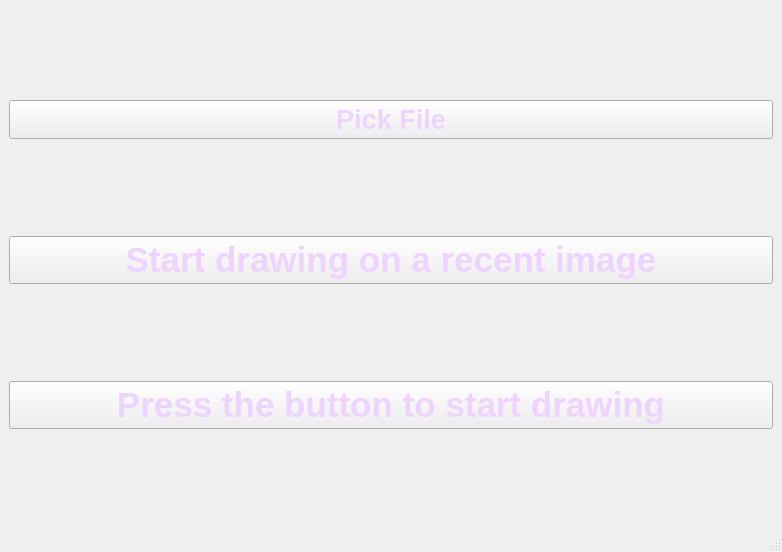
<?xml version="1.0" encoding="UTF-8"?>
<ui version="4.0">
 <class>MainWindow</class>
 <widget class="QMainWindow" name="MainWindow">
  <property name="geometry">
   <rect>
    <x>0</x>
    <y>0</y>
    <width>782</width>
    <height>552</height>
   </rect>
  </property>
  <property name="font">
   <font>
    <weight>75</weight>
    <bold>true</bold>
   </font>
  </property>
  <property name="windowTitle">
   <string>MainWindow</string>
  </property>
  <property name="styleSheet">
   <string notr="true">background-color:rgb(56, 58, 89);
QFrame {		
	border-radius: 10px;
}
</string>
  </property>
  <widget class="QWidget" name="centralwidget">
   <layout class="QVBoxLayout" name="verticalLayout">
    <item>
     <widget class="QPushButton" name="pushButton_3">
      <property name="font">
       <font>
        <family>Segoe UI</family>
        <pointsize>20</pointsize>
       </font>
      </property>
      <property name="styleSheet">
       <string notr="true">color: rgb(238, 210, 255);</string>
      </property>
      <property name="text">
       <string>Pick File</string>
      </property>
     </widget>
    </item>
    <item>
     <widget class="QPushButton" name="pushButton_2">
      <property name="maximumSize">
       <size>
        <width>767</width>
        <height>16777215</height>
       </size>
      </property>
      <property name="font">
       <font>
        <pointsize>26</pointsize>
       </font>
      </property>
      <property name="styleSheet">
       <string notr="true">color: rgb(238, 210, 255)</string>
      </property>
      <property name="text">
       <string>Start drawing on a recent image</string>
      </property>
     </widget>
    </item>
    <item>
     <widget class="QPushButton" name="pushButton">
      <property name="font">
       <font>
        <pointsize>26</pointsize>
       </font>
      </property>
      <property name="styleSheet">
       <string notr="true">color: rgb(238, 210, 255);
border-color: rgb(197, 250, 255);
</string>
      </property>
      <property name="text">
       <string>Press the button to start drawing</string>
      </property>
     </widget>
    </item>
   </layout>
  </widget>
  <widget class="QStatusBar" name="statusbar"/>
 </widget>
 <resources>
  <include location="bgimg.qrc"/>
 </resources>
 <connections/>
</ui>
